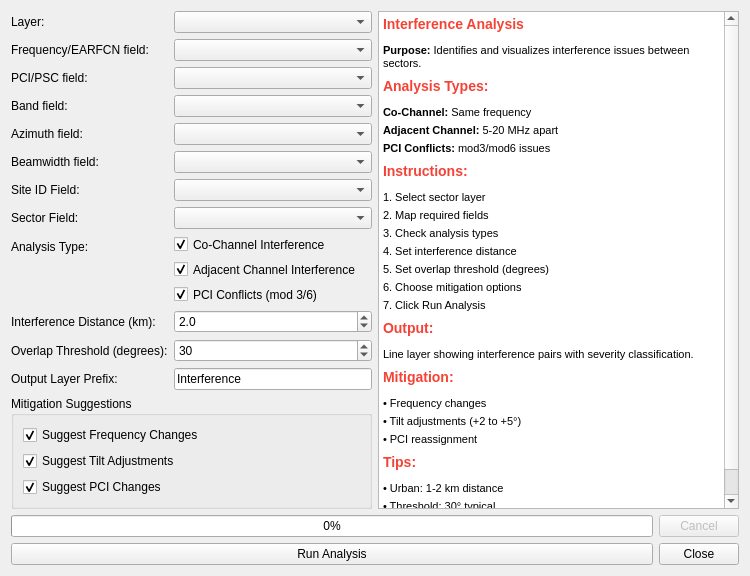
<?xml version="1.0" encoding="UTF-8"?>
<ui version="4.0">
 <class>InterferenceAnalysisDialogBase</class>
 <widget class="QDialog" name="InterferenceAnalysisDialogBase">
  <property name="geometry">
   <rect>
    <x>0</x>
    <y>0</y>
    <width>750</width>
    <height>576</height>
   </rect>
  </property>
  <property name="minimumSize">
   <size>
    <width>0</width>
    <height>576</height>
   </size>
  </property>
  <property name="windowTitle">
   <string>Interference Analysis</string>
  </property>
  <property name="windowIcon">
   <iconset>
    <normaloff>icon_interference.svg</normaloff>icon_interference.svg</iconset>
  </property>
  <layout class="QVBoxLayout" name="mainVerticalLayout">
   <item>
    <layout class="QHBoxLayout" name="horizontalLayout">
     <item>
      <layout class="QVBoxLayout" name="leftLayout">
       <item>
        <layout class="QFormLayout" name="formLayout">
         <item row="0" column="0">
          <widget class="QLabel" name="layerLabel">
           <property name="text">
            <string>Layer:</string>
           </property>
          </widget>
         </item>
         <item row="0" column="1">
          <widget class="QComboBox" name="layerComboBox"/>
         </item>
         <item row="1" column="0">
          <widget class="QLabel" name="frequencyLabel">
           <property name="text">
            <string>Frequency/EARFCN field:</string>
           </property>
          </widget>
         </item>
         <item row="1" column="1">
          <widget class="QComboBox" name="frequencyFieldComboBox"/>
         </item>
         <item row="2" column="0">
          <widget class="QLabel" name="pciLabel">
           <property name="text">
            <string>PCI/PSC field:</string>
           </property>
          </widget>
         </item>
         <item row="2" column="1">
          <widget class="QComboBox" name="pciFieldComboBox"/>
         </item>
         <item row="3" column="0">
          <widget class="QLabel" name="bandLabel">
           <property name="text">
            <string>Band field:</string>
           </property>
          </widget>
         </item>
         <item row="3" column="1">
          <widget class="QComboBox" name="bandFieldComboBox"/>
         </item>
         <item row="4" column="0">
          <widget class="QLabel" name="azimuthLabel">
           <property name="text">
            <string>Azimuth field:</string>
           </property>
          </widget>
         </item>
         <item row="4" column="1">
          <widget class="QComboBox" name="azimuthFieldComboBox"/>
         </item>
         <item row="5" column="0">
          <widget class="QLabel" name="beamwidthLabel">
           <property name="text">
            <string>Beamwidth field:</string>
           </property>
          </widget>
         </item>
         <item row="5" column="1">
          <widget class="QComboBox" name="beamwidthFieldComboBox"/>
         </item>
         <item row="6" column="0">
          <widget class="QLabel" name="siteIdLabel">
           <property name="text">
            <string>Site ID Field:</string>
           </property>
          </widget>
         </item>
         <item row="6" column="1">
          <widget class="QComboBox" name="siteIdFieldComboBox"/>
         </item>
         <item row="7" column="0">
          <widget class="QLabel" name="sectorLabel">
           <property name="text">
            <string>Sector Field:</string>
           </property>
          </widget>
         </item>
         <item row="7" column="1">
          <widget class="QComboBox" name="sectorFieldComboBox"/>
         </item>
         <item row="8" column="0">
          <widget class="QLabel" name="analysisTypeLabel">
           <property name="text">
            <string>Analysis Type:</string>
           </property>
          </widget>
         </item>
         <item row="8" column="1">
          <layout class="QVBoxLayout" name="analysisTypeLayout">
           <item>
            <widget class="QCheckBox" name="coChannelCheckBox">
             <property name="text">
              <string>Co-Channel Interference</string>
             </property>
             <property name="checked">
              <bool>true</bool>
             </property>
            </widget>
           </item>
           <item>
            <widget class="QCheckBox" name="adjacentChannelCheckBox">
             <property name="text">
              <string>Adjacent Channel Interference</string>
             </property>
             <property name="checked">
              <bool>true</bool>
             </property>
            </widget>
           </item>
           <item>
            <widget class="QCheckBox" name="pciConflictCheckBox">
             <property name="text">
              <string>PCI Conflicts (mod 3/6)</string>
             </property>
             <property name="checked">
              <bool>true</bool>
             </property>
            </widget>
           </item>
          </layout>
         </item>
         <item row="9" column="0">
          <widget class="QLabel" name="interferenceDistanceLabel">
           <property name="text">
            <string>Interference Distance (km):</string>
           </property>
          </widget>
         </item>
         <item row="9" column="1">
          <widget class="QDoubleSpinBox" name="interferenceDistanceSpinBox">
           <property name="decimals">
            <number>1</number>
           </property>
           <property name="minimum">
            <double>0.500000000000000</double>
           </property>
           <property name="maximum">
            <double>10.000000000000000</double>
           </property>
           <property name="value">
            <double>2.000000000000000</double>
           </property>
          </widget>
         </item>
         <item row="10" column="0">
          <widget class="QLabel" name="overlapThresholdLabel">
           <property name="text">
            <string>Overlap Threshold (degrees):</string>
           </property>
          </widget>
         </item>
         <item row="10" column="1">
          <widget class="QSpinBox" name="overlapThresholdSpinBox">
           <property name="minimum">
            <number>10</number>
           </property>
           <property name="maximum">
            <number>90</number>
           </property>
           <property name="value">
            <number>30</number>
           </property>
          </widget>
         </item>
         <item row="11" column="0">
          <widget class="QLabel" name="outputLabel">
           <property name="text">
            <string>Output Layer Prefix:</string>
           </property>
          </widget>
         </item>
         <item row="11" column="1">
          <widget class="QLineEdit" name="outputPrefixLineEdit">
           <property name="text">
            <string>Interference</string>
           </property>
          </widget>
         </item>
        </layout>
       </item>
       <item>
        <widget class="QGroupBox" name="mitigationGroupBox">
         <property name="title">
          <string>Mitigation Suggestions</string>
         </property>
         <layout class="QVBoxLayout" name="mitigationLayout">
          <item>
           <widget class="QCheckBox" name="suggestFrequencyCheckBox">
            <property name="text">
             <string>Suggest Frequency Changes</string>
            </property>
            <property name="checked">
             <bool>true</bool>
            </property>
           </widget>
          </item>
          <item>
           <widget class="QCheckBox" name="suggestTiltCheckBox">
            <property name="text">
             <string>Suggest Tilt Adjustments</string>
            </property>
            <property name="checked">
             <bool>true</bool>
            </property>
           </widget>
          </item>
          <item>
           <widget class="QCheckBox" name="suggestPciCheckBox">
            <property name="text">
             <string>Suggest PCI Changes</string>
            </property>
            <property name="checked">
             <bool>true</bool>
            </property>
           </widget>
          </item>
         </layout>
        </widget>
       </item>
      </layout>
     </item>
     <item>
      <widget class="QTextBrowser" name="infoTextBrowser">
       <property name="html">
        <string>&lt;!DOCTYPE HTML PUBLIC &quot;-//W3C//DTD HTML 4.0//EN&quot; &quot;http://www.w3.org/TR/REC-html40/strict.dtd&quot;&gt;
&lt;html&gt;&lt;head&gt;&lt;meta name=&quot;qrichtext&quot; content=&quot;1&quot; /&gt;&lt;style type=&quot;text/css&quot;&gt;
p, li { white-space: pre-wrap; }
&lt;/style&gt;&lt;/head&gt;&lt;body style=&quot; font-family:'MS Shell Dlg 2'; font-size:8.25pt; font-weight:400; font-style:normal;&quot;&gt;
&lt;h3 style=&quot; margin-top:8px; margin-bottom:12px; margin-left:0px; margin-right:0px; -qt-block-indent:0; text-indent:0px;&quot;&gt;&lt;span style=&quot; font-size:9.5pt; font-weight:600; color:#f44336;&quot;&gt;Interference Analysis&lt;/span&gt;&lt;/h3&gt;
&lt;p style=&quot; margin-top:5px; margin-bottom:5px; margin-left:0px; margin-right:0px; -qt-block-indent:0; text-indent:0px;&quot;&gt;&lt;span style=&quot; font-size:8.5pt; font-weight:600;&quot;&gt;Purpose:&lt;/span&gt;&lt;span style=&quot; font-size:8.5pt;&quot;&gt; Identifies and visualizes interference issues between sectors.&lt;/span&gt; &lt;/p&gt;
&lt;h3 style=&quot; margin-top:8px; margin-bottom:12px; margin-left:0px; margin-right:0px; -qt-block-indent:0; text-indent:0px;&quot;&gt;&lt;span style=&quot; font-size:9.5pt; font-weight:600; color:#f44336;&quot;&gt;Analysis Types:&lt;/span&gt;&lt;/h3&gt;
&lt;p style=&quot; margin-top:5px; margin-bottom:5px; margin-left:0px; margin-right:0px; -qt-block-indent:0; text-indent:0px;&quot;&gt;&lt;span style=&quot; font-size:8.5pt; font-weight:600;&quot;&gt;Co-Channel:&lt;/span&gt;&lt;span style=&quot; font-size:8.5pt;&quot;&gt; Same frequency&lt;/span&gt;&lt;/p&gt;
&lt;p style=&quot; margin-top:5px; margin-bottom:5px; margin-left:0px; margin-right:0px; -qt-block-indent:0; text-indent:0px;&quot;&gt;&lt;span style=&quot; font-size:8.5pt; font-weight:600;&quot;&gt;Adjacent Channel:&lt;/span&gt;&lt;span style=&quot; font-size:8.5pt;&quot;&gt; 5-20 MHz apart&lt;/span&gt;&lt;/p&gt;
&lt;p style=&quot; margin-top:5px; margin-bottom:5px; margin-left:0px; margin-right:0px; -qt-block-indent:0; text-indent:0px;&quot;&gt;&lt;span style=&quot; font-size:8.5pt; font-weight:600;&quot;&gt;PCI Conflicts:&lt;/span&gt;&lt;span style=&quot; font-size:8.5pt;&quot;&gt; mod3/mod6 issues&lt;/span&gt; &lt;/p&gt;
&lt;h3 style=&quot; margin-top:8px; margin-bottom:12px; margin-left:0px; margin-right:0px; -qt-block-indent:0; text-indent:0px;&quot;&gt;&lt;span style=&quot; font-size:9.5pt; font-weight:600; color:#f44336;&quot;&gt;Instructions:&lt;/span&gt;&lt;/h3&gt;
&lt;p style=&quot; margin-top:5px; margin-bottom:5px; margin-left:0px; margin-right:0px; -qt-block-indent:0; text-indent:0px;&quot;&gt;&lt;span style=&quot; font-size:8.5pt;&quot;&gt;1. Select sector layer&lt;/span&gt;&lt;/p&gt;
&lt;p style=&quot; margin-top:5px; margin-bottom:5px; margin-left:0px; margin-right:0px; -qt-block-indent:0; text-indent:0px;&quot;&gt;&lt;span style=&quot; font-size:8.5pt;&quot;&gt;2. Map required fields&lt;/span&gt;&lt;/p&gt;
&lt;p style=&quot; margin-top:5px; margin-bottom:5px; margin-left:0px; margin-right:0px; -qt-block-indent:0; text-indent:0px;&quot;&gt;&lt;span style=&quot; font-size:8.5pt;&quot;&gt;3. Check analysis types&lt;/span&gt;&lt;/p&gt;
&lt;p style=&quot; margin-top:5px; margin-bottom:5px; margin-left:0px; margin-right:0px; -qt-block-indent:0; text-indent:0px;&quot;&gt;&lt;span style=&quot; font-size:8.5pt;&quot;&gt;4. Set interference distance&lt;/span&gt;&lt;/p&gt;
&lt;p style=&quot; margin-top:5px; margin-bottom:5px; margin-left:0px; margin-right:0px; -qt-block-indent:0; text-indent:0px;&quot;&gt;&lt;span style=&quot; font-size:8.5pt;&quot;&gt;5. Set overlap threshold (degrees)&lt;/span&gt;&lt;/p&gt;
&lt;p style=&quot; margin-top:5px; margin-bottom:5px; margin-left:0px; margin-right:0px; -qt-block-indent:0; text-indent:0px;&quot;&gt;&lt;span style=&quot; font-size:8.5pt;&quot;&gt;6. Choose mitigation options&lt;/span&gt;&lt;/p&gt;
&lt;p style=&quot; margin-top:5px; margin-bottom:5px; margin-left:0px; margin-right:0px; -qt-block-indent:0; text-indent:0px;&quot;&gt;&lt;span style=&quot; font-size:8.5pt;&quot;&gt;7. Click Run Analysis&lt;/span&gt; &lt;/p&gt;
&lt;h3 style=&quot; margin-top:8px; margin-bottom:12px; margin-left:0px; margin-right:0px; -qt-block-indent:0; text-indent:0px;&quot;&gt;&lt;span style=&quot; font-size:9.5pt; font-weight:600; color:#f44336;&quot;&gt;Output:&lt;/span&gt;&lt;/h3&gt;
&lt;p style=&quot; margin-top:5px; margin-bottom:5px; margin-left:0px; margin-right:0px; -qt-block-indent:0; text-indent:0px;&quot;&gt;&lt;span style=&quot; font-size:8.5pt;&quot;&gt;Line layer showing interference pairs with severity classification.&lt;/span&gt; &lt;/p&gt;
&lt;h3 style=&quot; margin-top:8px; margin-bottom:12px; margin-left:0px; margin-right:0px; -qt-block-indent:0; text-indent:0px;&quot;&gt;&lt;span style=&quot; font-size:9.5pt; font-weight:600; color:#f44336;&quot;&gt;Mitigation:&lt;/span&gt;&lt;/h3&gt;
&lt;p style=&quot; margin-top:5px; margin-bottom:5px; margin-left:0px; margin-right:0px; -qt-block-indent:0; text-indent:0px;&quot;&gt;&lt;span style=&quot; font-size:8.5pt;&quot;&gt;• Frequency changes&lt;/span&gt;&lt;/p&gt;
&lt;p style=&quot; margin-top:5px; margin-bottom:5px; margin-left:0px; margin-right:0px; -qt-block-indent:0; text-indent:0px;&quot;&gt;&lt;span style=&quot; font-size:8.5pt;&quot;&gt;• Tilt adjustments (+2 to +5°)&lt;/span&gt;&lt;/p&gt;
&lt;p style=&quot; margin-top:5px; margin-bottom:5px; margin-left:0px; margin-right:0px; -qt-block-indent:0; text-indent:0px;&quot;&gt;&lt;span style=&quot; font-size:8.5pt;&quot;&gt;• PCI reassignment&lt;/span&gt; &lt;/p&gt;
&lt;h3 style=&quot; margin-top:8px; margin-bottom:12px; margin-left:0px; margin-right:0px; -qt-block-indent:0; text-indent:0px;&quot;&gt;&lt;span style=&quot; font-size:9.5pt; font-weight:600; color:#f44336;&quot;&gt;Tips:&lt;/span&gt;&lt;/h3&gt;
&lt;p style=&quot; margin-top:5px; margin-bottom:5px; margin-left:0px; margin-right:0px; -qt-block-indent:0; text-indent:0px;&quot;&gt;&lt;span style=&quot; font-size:8.5pt;&quot;&gt;• Urban: 1-2 km distance&lt;/span&gt;&lt;/p&gt;
&lt;p style=&quot; margin-top:5px; margin-bottom:5px; margin-left:0px; margin-right:0px; -qt-block-indent:0; text-indent:0px;&quot;&gt;&lt;span style=&quot; font-size:8.5pt;&quot;&gt;• Threshold: 30° typical&lt;/span&gt;&lt;/p&gt;
&lt;p style=&quot; margin-top:5px; margin-bottom:5px; margin-left:0px; margin-right:0px; -qt-block-indent:0; text-indent:0px;&quot;&gt;&lt;span style=&quot; font-size:8.5pt;&quot;&gt;• Focus on High severity first&lt;/span&gt;&lt;/p&gt;&lt;/body&gt;&lt;/html&gt;</string>
       </property>
      </widget>
     </item>
    </layout>
   </item>
   <item>
    <layout class="QHBoxLayout" name="progressLayout">
     <item>
      <widget class="QProgressBar" name="progressBar">
       <property name="visible">
        <bool>true</bool>
       </property>
       <property name="value">
        <number>0</number>
       </property>
       <property name="textVisible">
        <bool>true</bool>
       </property>
      </widget>
     </item>
     <item>
      <widget class="QPushButton" name="cancelButton">
       <property name="enabled">
        <bool>false</bool>
       </property>
       <property name="text">
        <string>Cancel</string>
       </property>
      </widget>
     </item>
    </layout>
   </item>
   <item>
    <layout class="QHBoxLayout" name="bottomLayout">
     <property name="spacing">
      <number>6</number>
     </property>
     <item>
      <widget class="QPushButton" name="runButton">
       <property name="text">
        <string>Run Analysis</string>
       </property>
      </widget>
     </item>
     <item>
      <widget class="QDialogButtonBox" name="buttonBox">
       <property name="sizePolicy">
        <sizepolicy hsizetype="Fixed" vsizetype="Fixed">
         <horstretch>0</horstretch>
         <verstretch>0</verstretch>
        </sizepolicy>
       </property>
       <property name="standardButtons">
        <set>QDialogButtonBox::Close</set>
       </property>
      </widget>
     </item>
    </layout>
   </item>
  </layout>
 </widget>
 <resources/>
 <connections>
  <connection>
   <sender>buttonBox</sender>
   <signal>rejected()</signal>
   <receiver>InterferenceAnalysisDialogBase</receiver>
   <slot>reject()</slot>
   <hints>
    <hint type="sourcelabel">
     <x>20</x>
     <y>20</y>
    </hint>
    <hint type="destinationlabel">
     <x>20</x>
     <y>20</y>
    </hint>
   </hints>
  </connection>
 </connections>
</ui>
